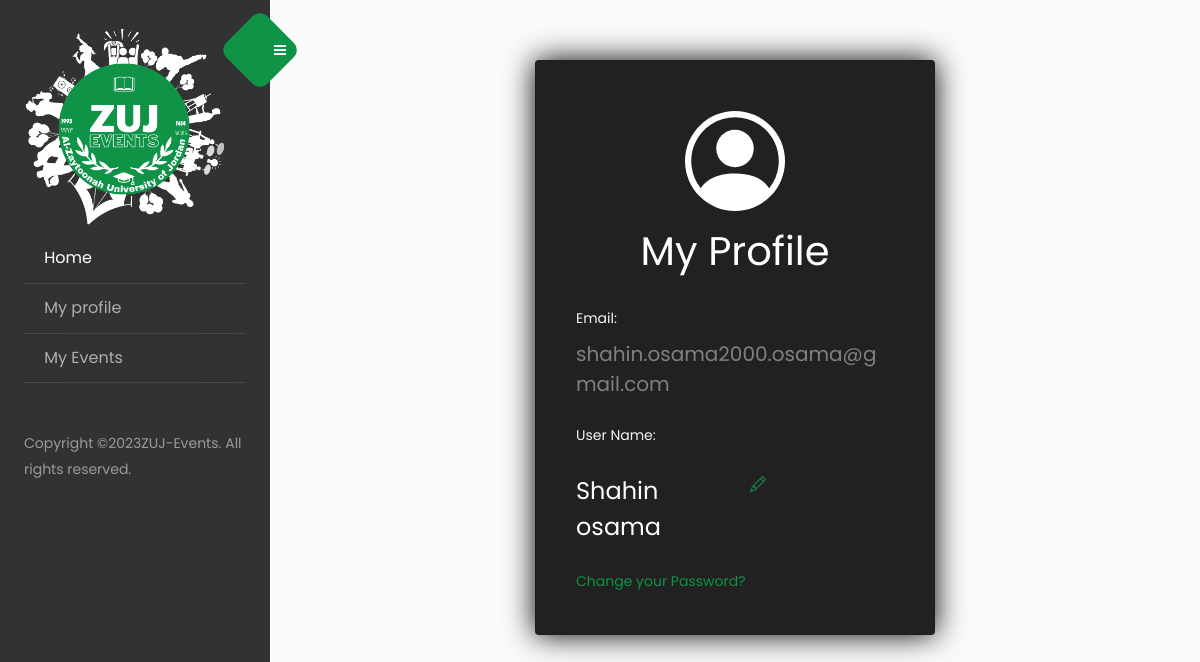
Screenshot of /profile.php (signed in) with the database file from the repository.
### tables this page shows
CREATE TABLE `attendance_info` (
  `id` int(255) NOT NULL,
  `first_name` varchar(50) NOT NULL,
  `last_name` varchar(50) NOT NULL,
  `zuj_id` varchar(20) DEFAULT NULL,
  `email` varchar(100) DEFAULT NULL,
  `password` varchar(50) NOT NULL,
  `phone_number` varchar(20) NOT NULL,
  `university_name` varchar(100) DEFAULT NULL,
  `college_name` varchar(100) DEFAULT NULL,
  `user_status` varchar(255) NOT NULL
);

### profile.php (the view, shortened to what this page needs)
<!doctype html>
<html lang="en">
<head>
    <link href="https://cdn.jsdelivr.net/npm/bootstrap@5.3.0-alpha3/dist/css/bootstrap.min.css" rel="stylesheet">
    <link rel="stylesheet" href="https://stackpath.bootstrapcdn.com/font-awesome/4.7.0/css/font-awesome.min.css">
    <link rel="stylesheet" href="css/style.css">
  </head>
  <body>
            <div class="wrapper d-flex align-items-stretch" >
            <nav id="sidebar" style="  background-color: rgba(0, 0, 0, 0.8); backdrop-filter: blur(40px);">
                <div class="custom-menu" >
                    <button type="button" id="sidebarCollapse" class="btn btn-primary" >
              <i class="fa fa-bars"></i>
            </button>
        </div>
                <div class="p-4">
              <div class="nav-logo" ><a class="navbar-brand" href="home.php" ><img src="photo/logo2.png" style="height: 200px;"></a></div>
              <ul class="list-unstyled components mb-5">
              <li class="active">
                <a href="home.php"><span class="fa mr-3"></span> Home</a>
              </li>
              <li>
                  <a href="profile.php"><span class="fa mr-3"></span> My profile </a>
              </li>
              <li>
              <a href="myevents.php"><span class="fa mr-3"></span> My Events</a>
              </li>
            </ul>
            <div class="footer">
                <p>
                          Copyright &copy;<script>document.write(new Date().getFullYear());</script>ZUJ-Events. All rights reserved.
                          </p>
            </div>
          </div>
        </nav>
<div class="container">
  <div class="card ">
    <div style="text-align: center; margin: 0 auto; padding: 10px;">
</div>
        <h1 style="color: white; text-align: center; margin: 0 auto;">My Profile</h1>
        <br>
<form class="row g-3" action="#" method="post">
  <div class="col-md-12">
<?php
                    $id=$_SESSION['id'];
                    include 'conn.php';
                    $sql = "SELECT * From attendance_info WHERE id=$id" ;
                    $Result = mysqli_query($connect, $sql);
                    if (mysqli_num_rows($Result) > 0) {
                    $Row = mysqli_fetch_assoc($Result); ?>
                    <label for="email">Email:</label>
                    <?php echo '<h5 style="color:gray;">'.$Row['email'].'</h5>';
                }
                ?>
  </div>
                    <div class="col-12">
                      <label for="firstname" class="form-label">User Name:</label>
                      <br>
                    </div>
                    <div class="col-6">
              <h4 style="color: white;"><?php echo $Row['first_name']?> <?php echo $Row['last_name']?></h4>
                    </div>
                      <div class="col-1"><a href="Changename.php"></a></div>
        <div class="col-12">
            <a for="Password" class="form-label" href="changepass.php">Change your Password?</a>
        </div>
</form>
  </div>
</div>
  </body>
</html>

### profile.php (style rules this page uses)
body { background-image: url('photo/register.png'); background-size: cover; background-position: center; height: 100vh; width: 100%; }
.card { margin: 0px auto; max-width:400px; background:#212121; padding: 40px; box-shadow: 0 0 30px black; margin-bottom: 100vh; margin-top: 60px; }
.btn { background-color: #0F9347; padding: 15px 15px; border-radius:30px ; }
label { color: whitesmoke; }

### rows the page displays
attendance_info: email "shahin.osama2000.osama@gmail.com", first_name "Shahin", last_name "osama"
